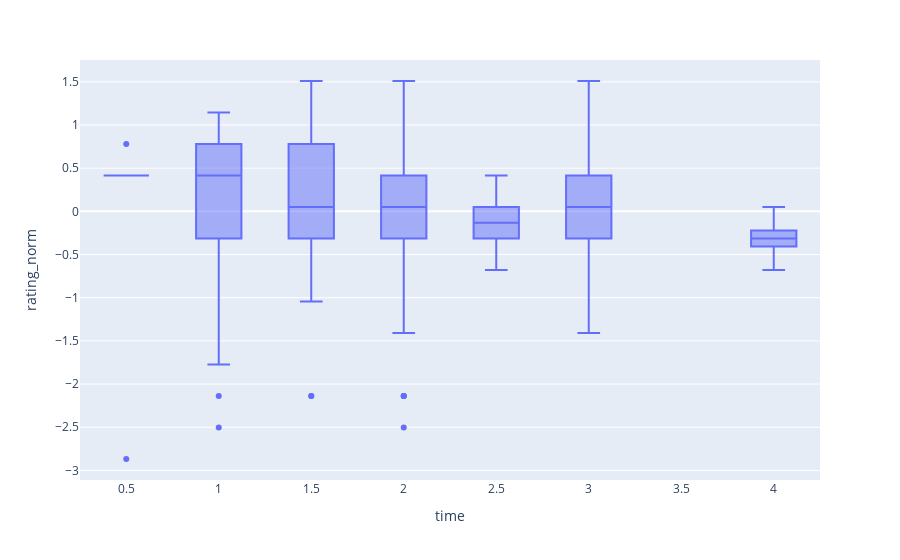

This figure's notebook cell:
### Code cell
x = 'time'
y = 'rating_norm'
text = 'name'

#filter outliers
temp_df = df[[x, y]]
temp_df = temp_df.loc[temp_df.apply(lambda x: np.abs(x - x.mean()) / x.std() < 3).all(axis = 1)]

fig = px.box(temp_df, x=x, y=y)
fig.show()

outliers = df[[x, y]].dropna()
outliers = outliers.loc[~outliers.apply(lambda x: np.abs(x - x.mean()) / x.std() < 3).all(axis = 1)]
outliers.merge(df, how = 'left', left_index = True, right_index = True, suffixes = ['', '_y'])[[text, x, y]].sort_values(by = y)

### Figure 1 — Plotly figure (JSON) as saved in the notebook; plotly's stock layout.template omitted (floating-point values rounded to 4 significant figures; data arrays with more than 128 entries replaced by an {"elided": "..."} marker saying what was removed)
{"data": [{"alignmentgroup": "True", "hovertemplate": "time=%{x}<br>rating_norm=%{y}<extra></extra>", "legendgroup": "", "marker": {"color": "#636efa"}, "name": "", "notched": false, "offsetgroup": "", "orientation": "v", "showlegend": false, "type": "box", "x": {"elided": "314 float values"}, "x0": " ", "xaxis": "x", "y": {"elided": "314 float values"}, "y0": " ", "yaxis": "y"}], "layout": {"autosize": true, "boxmode": "group", "legend": {"tracegroupgap": 0}, "margin": {"t": 60}, "xaxis": {"anchor": "y", "autorange": true, "domain": [0, 1], "range": [0.25, 4.25], "title": {"text": "time"}, "type": "linear"}, "yaxis": {"anchor": "x", "autorange": true, "domain": [0, 1], "range": [-3.111, 1.753], "title": {"text": "rating_norm"}, "type": "linear"}}}
